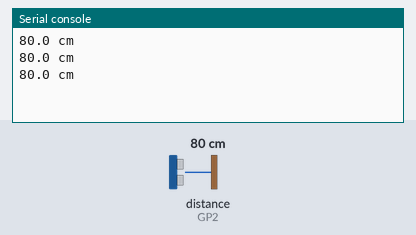
The program below on a simulated Raspberry Pi Pico running MicroPython. On the bench: the last lines printed to the serial console. The test bench sets the inputs (shaded band); at power-on: distance to the obstacle (sensor on GP2) 80 cm. The echo pulse lasts 58.3 µs per cm.

Above: at 1.2 s.
1.3 s: distance to the obstacle (sensor on GP2) set to 2 cm
At 1.9 s:
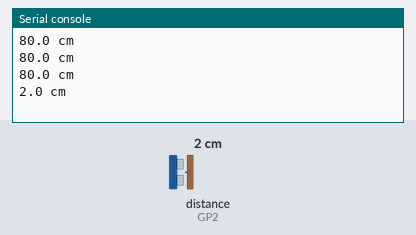
2.8 s: distance to the obstacle (sensor on GP2) set to 4 cm
At 3.4 s:
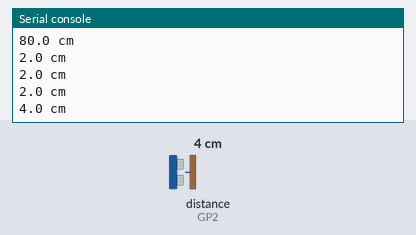
Timing chart, 0 to 5.8 s (numbered marks = the images above; inputs shaded):
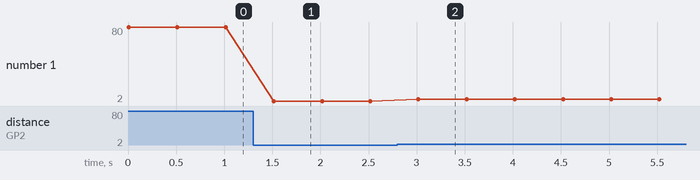

The program:

06_ultrasonic_distance.py
```python
"""Lab 06: Measure distance with an HC-SR04 using GP3 trigger and GP2 echo."""
from machine import Pin, time_pulse_us
from time import sleep_ms, sleep_us

trigger = Pin(3, Pin.OUT)
echo = Pin(2, Pin.IN)
trigger.off()

while True:
    trigger.on()
    sleep_us(10)
    trigger.off()
    duration_us = time_pulse_us(echo, 1, 30_000)
    if duration_us < 0:
        print("No echo (error {})".format(duration_us))
    else:
        distance_cm = duration_us * 0.0343 / 2
        print("{:.1f} cm".format(distance_cm))
    sleep_ms(500)
```

Measured:
- after the input at 1.3 s, the serial console: prints a new line after 0.22 s (image 1)
- after the input at 2.8 s, the serial console: prints a new line after 0.22 s (image 2)
- plotted number 1: 80 → 2 after the input at 1.3 s, 2 → 4 after the input at 2.8 s
